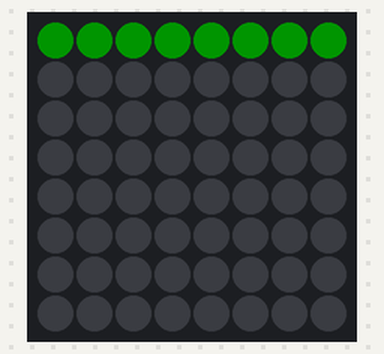
A program run on a simulated Raspberry Pi Pico running MicroPython. Parts: 8×8 RGB LED matrix (first LED top left, wired row by row, every second row reversed). Dim RGB values are drawn brighter than linear; what the program prints to the serial console is not drawn.

Above: at 0.06 s.
At 0.44 s:
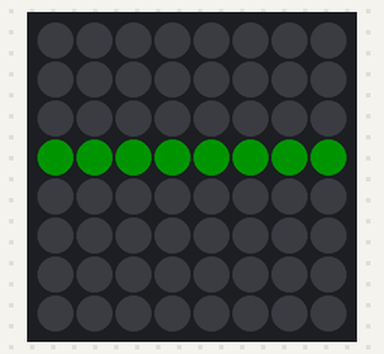
At 0.93 s:
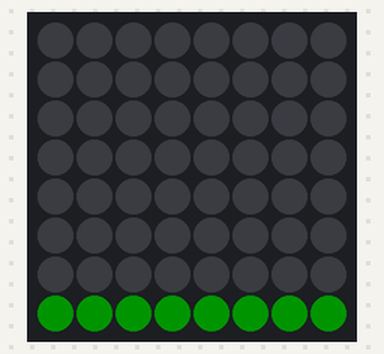
At 1.43 s:
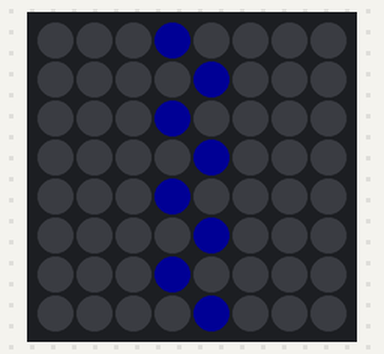
At 1.93 s:
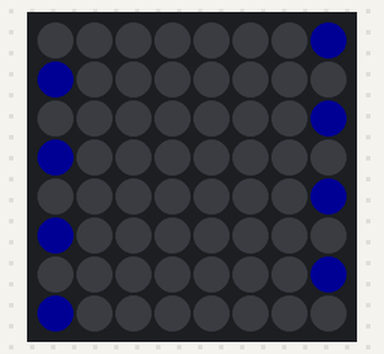
At 2.3 s:
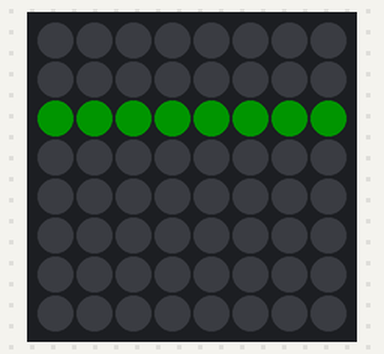

Measured:
- by itself, everything shown: repeats every 2.0 s, in 16 steps

The program:

08-row-column-sweep.py
```python
# Lab 08: Row and Column Sweep
# Filename: 08-row-column-sweep.py
# Version: 1.0.0
#
# A bar of light sweeps down the rows and then across the columns.
# Both sweeps should look like straight lines.

from machine import Pin
from neopixel import NeoPixel
from utime import sleep
import config

print("Lab 08: Row and Column Sweep (version 1.0.0)")

# hardware settings from config.py
NEOPIXEL_PIN = config.NEOPIXEL_PIN
NUMBER_PIXELS = config.NUMBER_PIXELS
MATRIX_WIDTH = config.MATRIX_WIDTH
MATRIX_HEIGHT = config.MATRIX_HEIGHT
SERPENTINE = config.SERPENTINE
LEVEL = config.LEVEL

strip = NeoPixel(Pin(NEOPIXEL_PIN), NUMBER_PIXELS)

def xy(x, y):
    if SERPENTINE and y % 2 == 1:
        return y * MATRIX_WIDTH + (MATRIX_WIDTH - 1 - x)
    return y * MATRIX_WIDTH + x

def clear():
    for i in range(NUMBER_PIXELS):
        strip[i] = (0, 0, 0)

while True:
    for y in range(MATRIX_HEIGHT):
        clear()
        for x in range(MATRIX_WIDTH):
            strip[xy(x, y)] = (0, LEVEL, 0)
        strip.write()
        sleep(0.12)
    for x in range(MATRIX_WIDTH):
        clear()
        for y in range(MATRIX_HEIGHT):
            strip[xy(x, y)] = (0, 0, LEVEL)
        strip.write()
        sleep(0.12)
```

config.py
```python
# Moving Rainbow Configuration file
# Filename: config.py
# Version: 1.0.0
#
# This file contains the hardware configuration for the Tilt-a-Rainbow
# Mini kit. It is imported by each program.

# 8x8 NeoPixel matrix (64 pixels)
NEOPIXEL_PIN = 0
MATRIX_WIDTH = 8
MATRIX_HEIGHT = 8
NUMBER_PIXELS = MATRIX_WIDTH * MATRIX_HEIGHT
# Some 8x8 panels are wired in a zig-zag: row 0 runs left to right,
# row 1 runs right to left, and so on. This panel is NOT: every row runs
# left to right. (Checked on the real panel: pixel 8 sits right below
# pixel 0.) Run 06-walk-pixels.py to see the pixel order.
SERPENTINE = False

# The color number the programs use when ALL 64 pixels are lit at once.
# 64 pixels at (20, 20, 20) draw about 300 mA, safely under the 500 mA a
# USB port supplies. Programs that light only a few pixels can use bigger
# numbers.
LEVEL = 20

# Two mode buttons, each wired from its GPIO pin to GND
BUTTON_PIN_1 = 14
BUTTON_PIN_2 = 15

# Accelerometer on I2C bus 0 (GP16 is SDA, GP17 is SCL)
# LIS3DH accelerometer. 0x19 is the usual address (0x18 if SDO is tied to GND).
# Run 02-probe.py to check.
ACCEL_I2C_ID = 0
ACCEL_SDA_PIN = 16
ACCEL_SCL_PIN = 17
ACCEL_ADDRESS = 0x19
```
